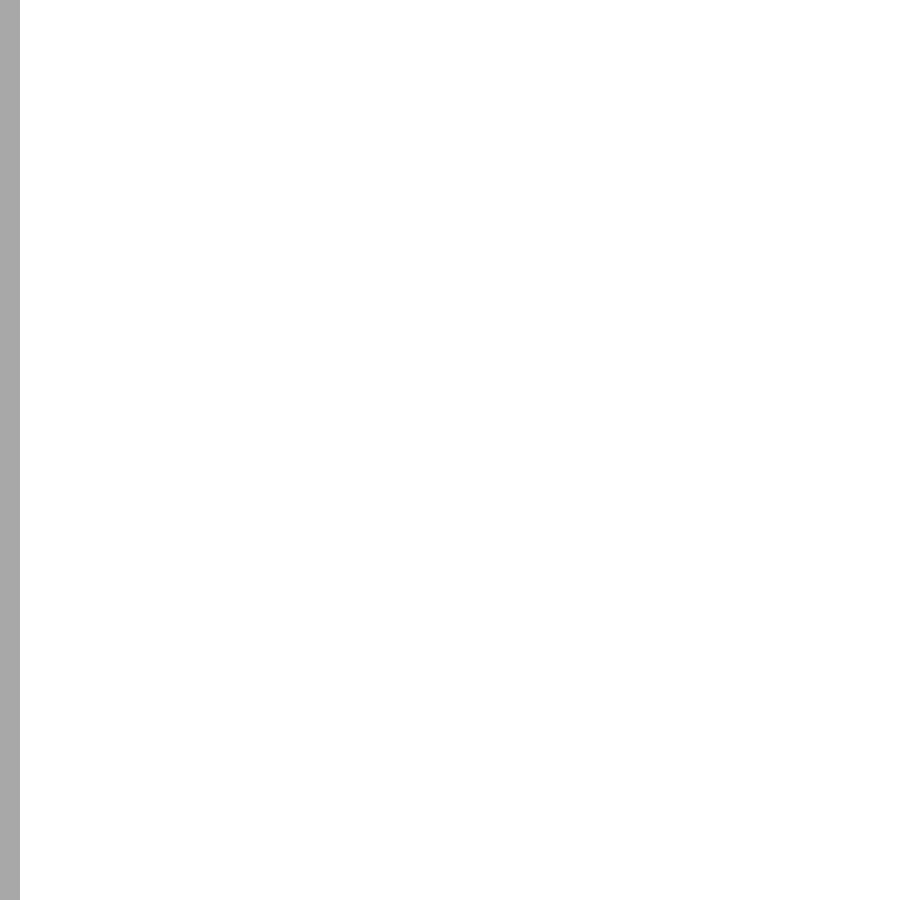
Frame 1 (no input)
Frame 60 (no input): identical to frame 1, image omitted
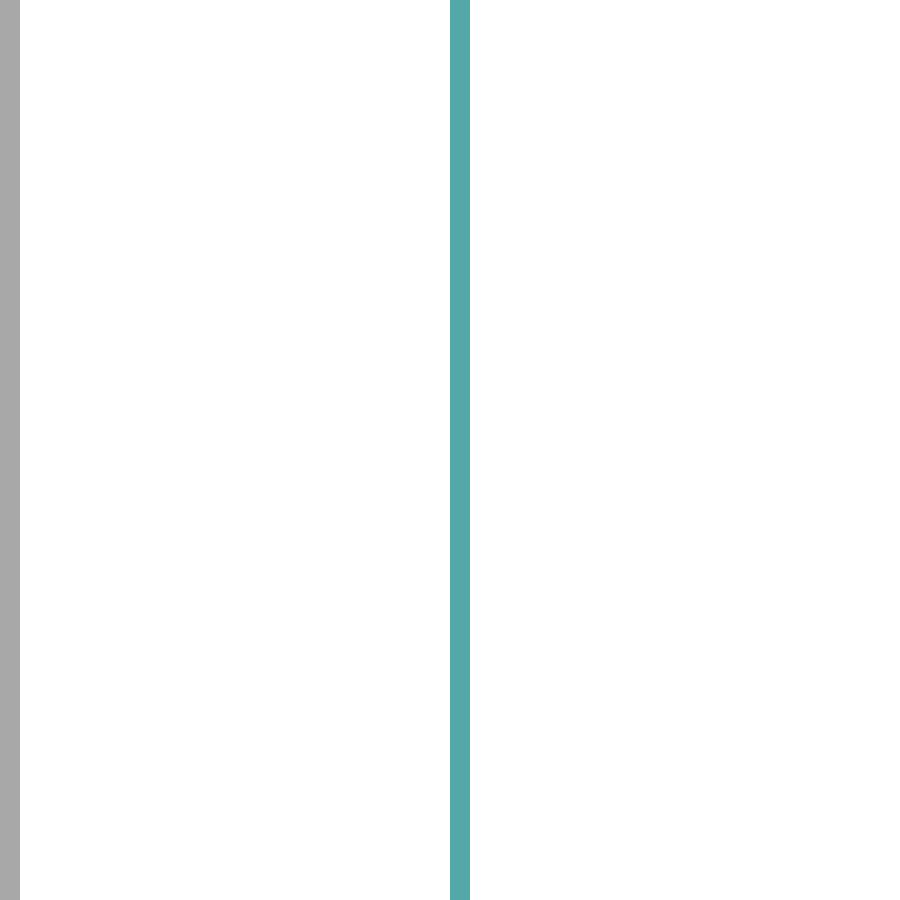
Frame 120 (the mouse pressed at the canvas centre since frame 60)

The p5.js sketch that drew these frames (run headless with seeded random() and noise() and a simulated clock; from frame 60 on, the mouse is pressed at the canvas centre):

// p5.js sketch
// ── sketch.js
const barWidth = 20;
let lastBar = -1;

function setup() {
  createCanvas(900, 900);
  colorMode(HSB, width, height, 100);
  noStroke();
}

function draw() {
  let whichBar = mouseX / barWidth;
  if (whichBar !== lastBar) {
    let barX = whichBar * barWidth;
    fill(barX, mouseY, 66);
    rect(barX, 0, barWidth, height);
    lastBar = whichBar;
  }
}
